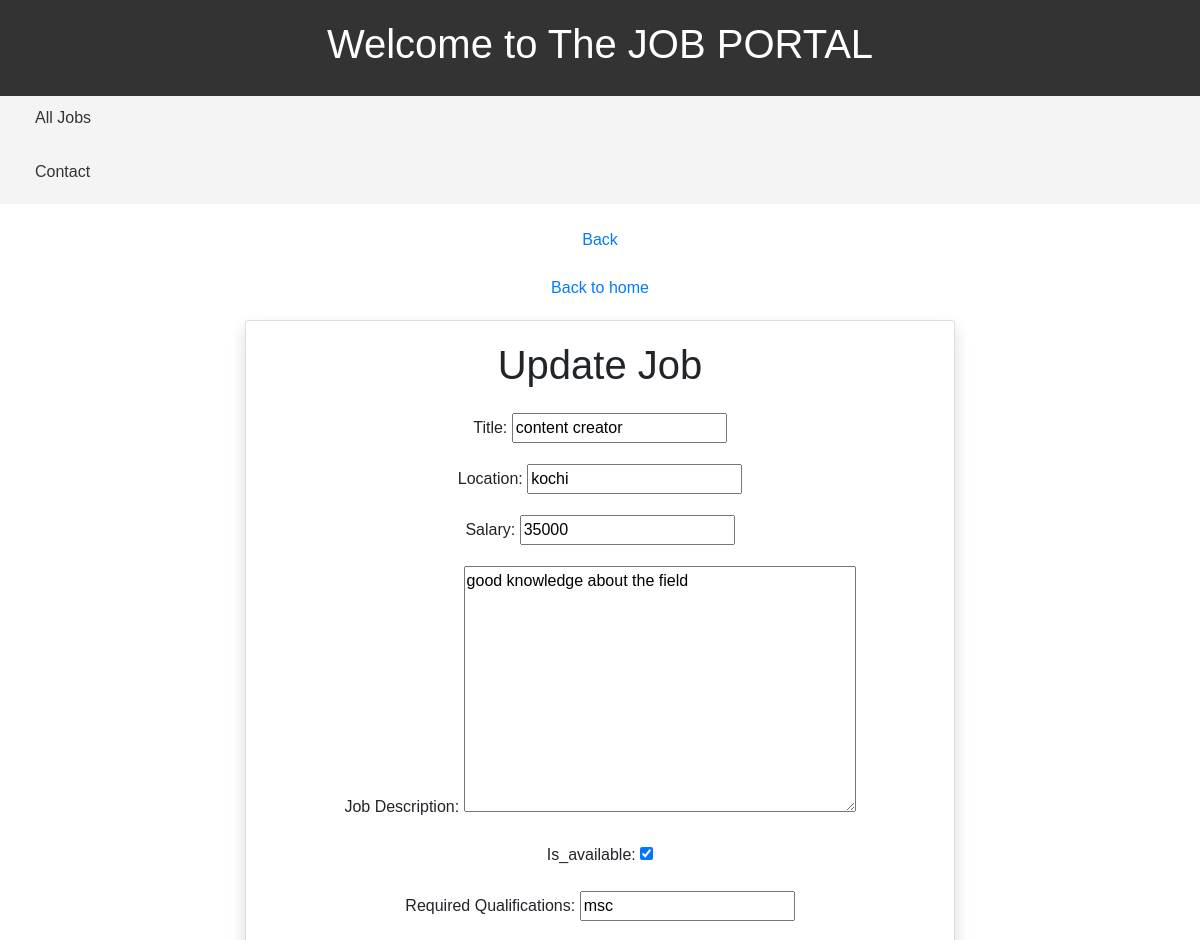
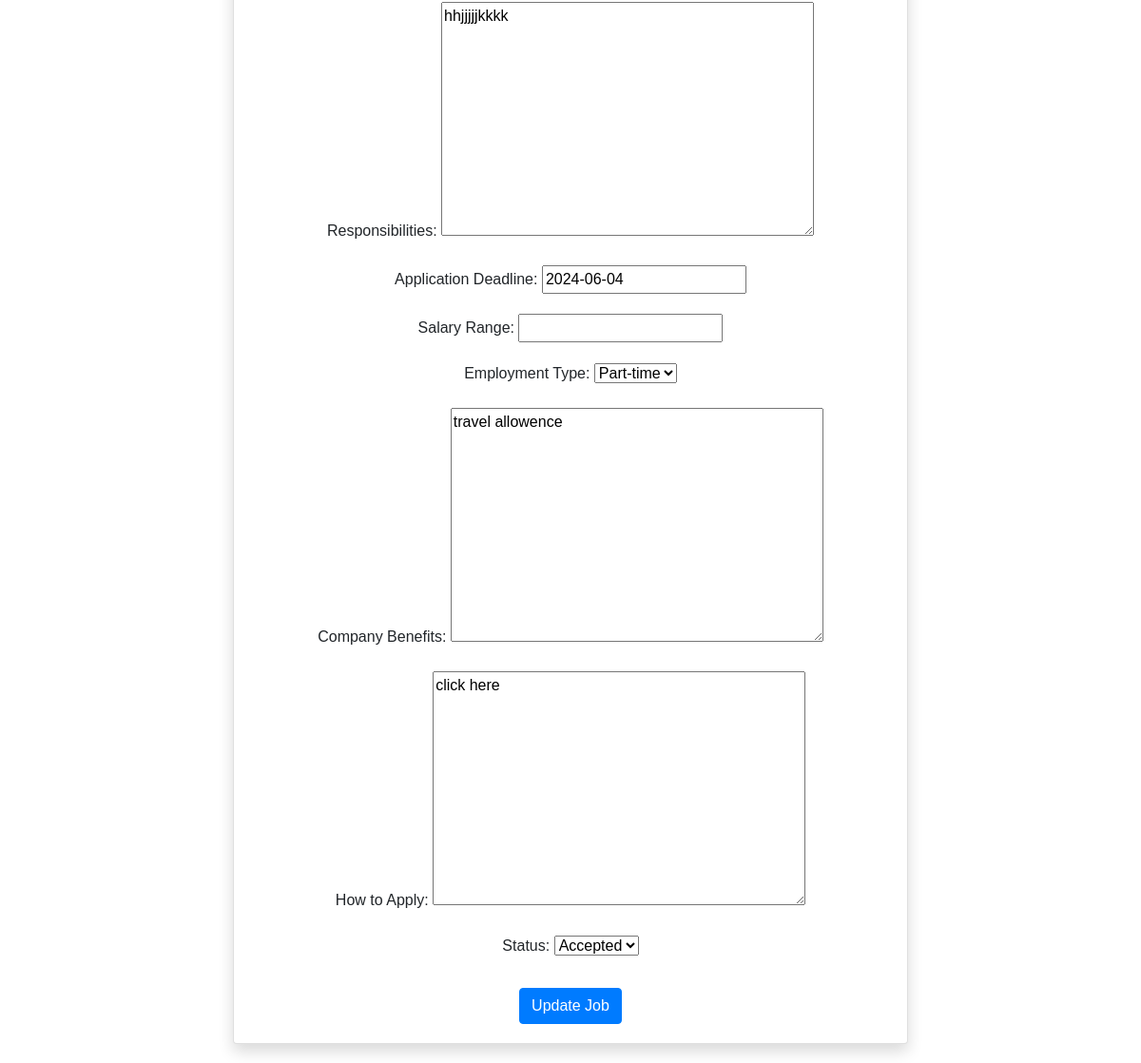
The app's page /job/job/update-job/6/ with its own data (2 pictures, top to bottom).
### job/models.py (models this page shows, shortened)
class Job (models.Model):
    user = models. ForeignKey (User, on_delete=models.CASCADE)
    company = models. ForeignKey (Company, on_delete=models.CASCADE)
    title = models. CharField(max_length=100)
    location = models. CharField(max_length=100)
    salary = models. PositiveIntegerField(default=35000)
    is_available=models.BooleanField(default=True)
    timestamb=models.DateTimeField(auto_now_add=True)
    job_description = models.TextField(null=True,blank=True)
    required_qualifications = models.CharField(max_length=50,null=True,blank=True)
    responsibilities = models.TextField(null=True,blank=True)
    application_Deadline = models.DateField(null=True,blank=True)
    salary_Range = models.CharField(max_length=50,null=True,blank=True)
    option = (('Full-time', 'Full-time'), ('Part-time', 'Part-time'), ('Contract', 'Contract'), ('etc', 'etc'))
    Employment_Type = models.CharField(choices=option, max_length=20,null=True,blank=True)
    Company_Benefits = models.TextField(null=True,blank=True)
    How_to_Apply = models.TextField(null=True,blank=True)
    cover_letter=models.CharField(max_length=20,null=True,blank=True)
    status_choices = (('Accepted', 'Accepted'),
                      ('Declined', 'Declined'),
                      ('Pending', 'Pending'))
    status = models.CharField(max_length=20, choices=status_choices,null=True)

### job/views.py (the view)
# urls.py: path('job/update-job/<int:pk>/', update_job, name='update-job'),
def update_job(request, pk):
    job_instance = Job.objects.get(pk=pk)
    if request.method == 'POST':
        form = UpdateJobForm(request.POST, instance=job_instance)
        if form.is_valid():
            form.save()
            messages.info(request, 'Job has been updated successfully.')
            return redirect('manage-jobs')
        else:
            messages.warning(request, 'Something went wrong. Please check the form.')
    else:
        form = UpdateJobForm(instance=job_instance)
    context = {'form': form}
    return render(request, 'job/update_job.html', context)

### job/forms.py
class UpdateJobForm(forms.ModelForm):
    class Meta:
        model=Job
        exclude=("user",'company','cover_letter')

### templates/job/update_job.html (shortened to what this page needs)
{% extends 'users/base.html' %}
{% block content %}
<div class="container">
    <div class="row justify-content-center">
        <div class="col-md-8">
            <div class="card shadow">
                <div class="card-body">
                    <h1 class="card-title text-center mb-4">Update Job</h1>
                    <form method="post">
                        <div class="form-group">
                            <label for="id_title">Title:</label>
                            {{ form.title }}
                        </div>
                        <div class="form-group">
                            <label for="id_location">Location:</label>
                            {{ form.location }}
                        </div>
                        <div class="form-group">
                            <label for="id_salary">Salary:</label>
                            {{ form.salary }}
                        </div>
                        <div class="form-group">
                            <label for="id_job_description">Job Description:</label>
                            {{ form.job_description }}
                        </div>
                        <div class="form-group">
                            <label for="id_job_description">Is_available:</label>
                            {{ form.is_available }}
                        </div>
                        <div class="form-group">
                            <label for="id_required_qualifications">Required Qualifications:</label>
                            {{ form.required_qualifications }}
                        </div>
                        <div class="form-group">
                            <label for="id_responsibilities">Responsibilities:</label>
                            {{ form.responsibilities }}
                        </div>
                        <div class="form-group">
                            <label for="id_application_Deadline">Application Deadline:</label>
                            {{ form.application_Deadline }}
                        </div>
                        <div class="form-group">
                            <label for="id_salary_Range">Salary Range:</label>
                            {{ form.salary_Range }}
                        </div>
                        <div class="form-group">
                            <label for="id_Employment_Type">Employment Type:</label>
                            {{ form.Employment_Type }}
                        </div>
                        <div class="form-group">
                            <label for="id_Company_Benefits">Company Benefits:</label>
                            {{ form.Company_Benefits }}
                        </div>
                        <div class="form-group">
                            <label for="id_How_to_Apply">How to Apply:</label>
                            {{ form.How_to_Apply }}
                        </div>
                        <div class="form-group">
                            <label for="id_How_to_Apply">Status:</label>
                            {{ form.status }}
                        </div>
                        <div class="text-center mt-4">
                            <button type="submit" class="btn btn-primary">Update Job</button>
                        </div>
                    </form>
                </div>
            </div>
        </div>
    </div>
</div>
{% endblock %}

### templates/users/base.html (style rules this page uses)
body { font-family: Arial, sans-serif; margin: 0; padding: 0; }
.container { margin: 20px auto; text-align: center; }

### records on screen
Job: title "content creator", location "kochi", salary "35000", job_description "good knowledge about the field", is_available "☑", required_qualifications "msc", responsibilities "hhjjjjjkkkk", application_Deadline "2024-06-04", Employment_Type "Part-time", Company_Benefits "travel allowence", How_to_Apply "click here", status "Accepted"
